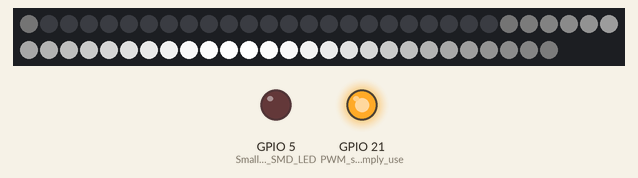
Recording of a sketch running on a simulated ESP32-S3. Shown: 57 RGB LEDs in strip order, left to right, continuing on the next row, output pins drawn as LEDs (lit = HIGH). WiFi joins after 1.5 s; servers stay silent unless stated; EEPROM starts erased; not simulated (calls return 0 or success): credentials.h; what the sketch prints to the serial monitor is not drawn.

Above: at 1.43 s.
At 9.68 s:
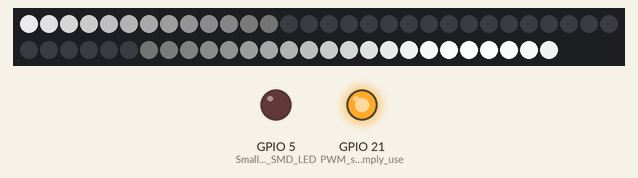
At 19.67 s:
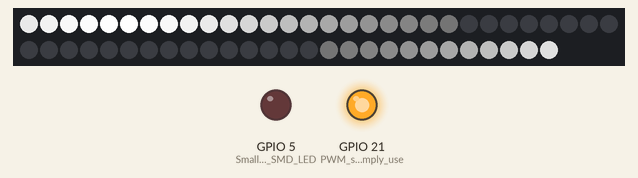
At 38.33 s:
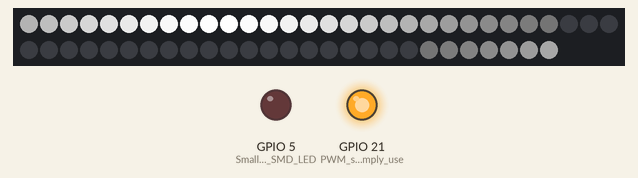
Timing chart, 0 to 39.8 s (numbered marks = the images above):
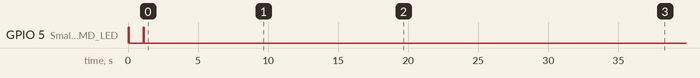

The sketch:

ledBeam_v1.ino
```cpp
#include <Adafruit_NeoPixel.h>

#include <esp_now.h>
#include <WiFi.h>
#include <ESPmDNS.h>
#include <WiFiUdp.h>
#include <ArduinoOTA.h>
#include "EEPROM.h"
#include "USB.h"
#include "credentials.h"

USBCDC USBSerial;

#define CHANNEL 11 // Not used

unsigned char channel = 0;
unsigned char id = 0;
unsigned char colorMul[3] = {1,1,1};

#define PIN        18
#define NUMPIXELS 57

Adafruit_NeoPixel pixels(NUMPIXELS, PIN, NEO_GRB + NEO_KHZ800);

char msg[256];
bool bPrintAddr = false;
bool bNewMsg = false;

void setup() {
  Serial.begin(115200);
  Serial.println("Booting");

  USBSerial.begin();
  USBSerial.write("Booting");

  pinMode(5, OUTPUT); // Small red SMD LED
  digitalWrite(5, HIGH); delay(100); digitalWrite(5, LOW);
  delay(1000);
  WiFi.softAP("LEDBEAM", "nonsense", 6, true);

  Serial.print("AP MAC: "); Serial.println(WiFi.softAPmacAddress()); // This is the mac address of the Slave in AP Mode
//  WiFi.begin(ssid, password);
//  while (WiFi.waitForConnectResult() != WL_CONNECTED) {
//    Serial.println("Connection Failed! Rebooting...");
//    delay(5000);
//    ESP.restart();
//  }

  Serial.println("Setup ESPNOW");
  WiFi.disconnect();

  if (esp_now_init() == ESP_OK) {
    Serial.println("ESPNow Init Success");
  } else {
    Serial.println("ESPNow Init Failed");
    // Retry InitESPNow, add a counte and then restart?
    ESP.restart();     // or Simply Restart
  }
  Serial.println("Register callback");
  esp_now_register_recv_cb(OnDataRecv);


//  ArduinoOTA
//    .onStart([]() {
//      String type;
//      if (ArduinoOTA.getCommand() == U_FLASH)
//        type = "sketch";
//      else // U_SPIFFS
//        type = "filesystem";
//
//      // NOTE: if updating SPIFFS this would be the place to unmount SPIFFS using SPIFFS.end()
//      Serial.println("Start updating " + type);
//    })
//    .onEnd([]() {
//      Serial.println("\nEnd");
//    })
//    .onProgress([](unsigned int progress, unsigned int total) {
//      Serial.printf("Progress: %u%%\r", (progress / (total / 100)));
//    })
//    .onError([](ota_error_t error) {
//      Serial.printf("Error[%u]: ", error);
//      if (error == OTA_AUTH_ERROR) Serial.println("Auth Failed");
//      else if (error == OTA_BEGIN_ERROR) Serial.println("Begin Failed");
//      else if (error == OTA_CONNECT_ERROR) Serial.println("Connect Failed");
//      else if (error == OTA_RECEIVE_ERROR) Serial.println("Receive Failed");
//      else if (error == OTA_END_ERROR) Serial.println("End Failed");
//    });
//
//  ArduinoOTA.begin();

//  Serial.println("Ready");
//  Serial.print("IP address: ");
//  Serial.println(WiFi.localIP());

  if (!EEPROM.begin(64)){
    Serial.println("failed to initialise EEPROM");
  }
  id = EEPROM.read(0);
  channel = EEPROM.read(1);

  pixels.begin();

  digitalWrite(5, HIGH); delay(50); digitalWrite(5, LOW);
  pinMode(21, OUTPUT); // PWM signal or simply use it as a gate
  digitalWrite(21, HIGH);

  pixels.setPixelColor(0, pixels.Color(10, 10, 10));
  pixels.show();
}

void loop() {
//  ArduinoOTA.handle();
  if(bNewMsg){
    for(int i=0; i<NUMPIXELS; i++){
      pixels.setPixelColor(i, pixels.Color(msg[i] * colorMul[0], msg[i] * colorMul[1], msg[i] * colorMul[2]));
    }
    pixels.show();
    bNewMsg = false;
  }

  if(bPrintAddr == false){
    if(millis() > 5000){
      bPrintAddr = true;
      USBSerial.write(WiFi.softAPmacAddress().c_str());
    }
  }

    pixels.clear(); // Set all pixel colors to 'off'
  for(int i=0; i<NUMPIXELS; i++) { // For each pixel...
    float b = pow(sin(3.14*((i+(millis()/30)%NUMPIXELS)*(1./NUMPIXELS))), 10.);
    if(b<0.3){b==0.3;};
    pixels.setPixelColor(i, pixels.Color(255* b, 255 * b, 255 * b));
  }
    pixels.show();   // Send the updated pixel colors to the hardware.

    delay(1000/60); // 60 fps
}

void OnDataRecv(const uint8_t *mac_addr, const uint8_t *data, int data_len) {
//  digitalWrite(5, HIGH); delay(50); digitalWrite(5, LOW);
  unsigned char msgType = data[0];
  if(msgType == channel){
    memcpy(msg, data + 1 + (NUMPIXELS*id), NUMPIXELS);
    bNewMsg = true;
  } else if (msgType == 0x03){
    id = data[1];
    writeEEPROM();
  } else if(msgType == 0x04){
    channel = data[1];
    writeEEPROM();
  } else if(msgType == 0x06){
    memcpy(colorMul, data+1, 3);
  }
}

void writeEEPROM(){
  EEPROM.write(0, id);
  EEPROM.write(1, channel);
  EEPROM.commit();
}
```
